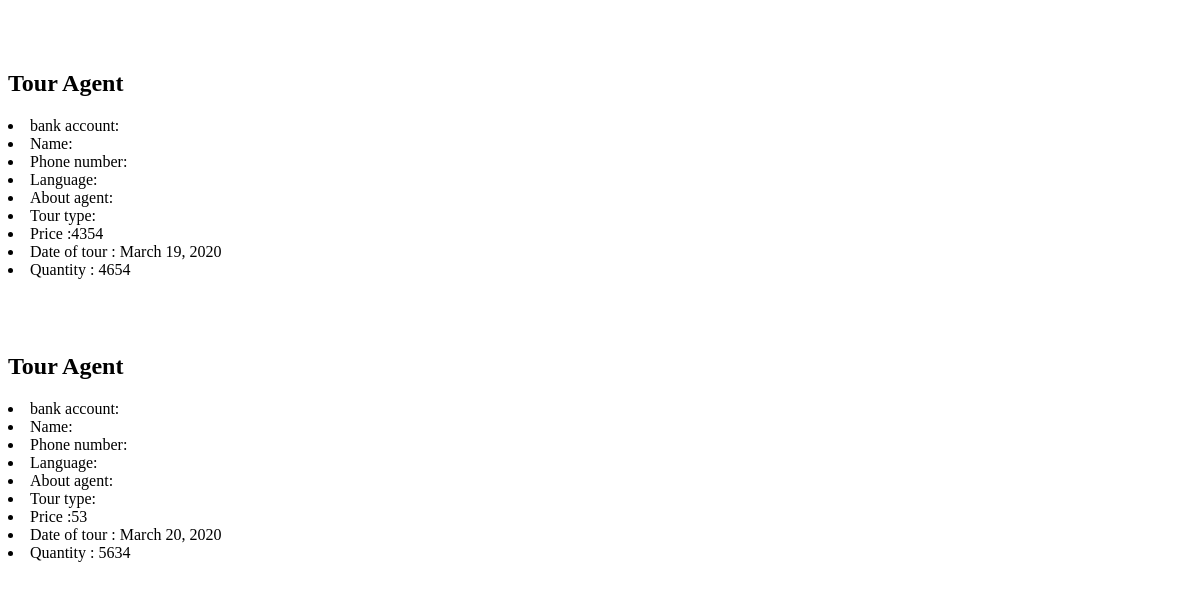
/tour_list (lower part), run on an earlier commit of the app's database.
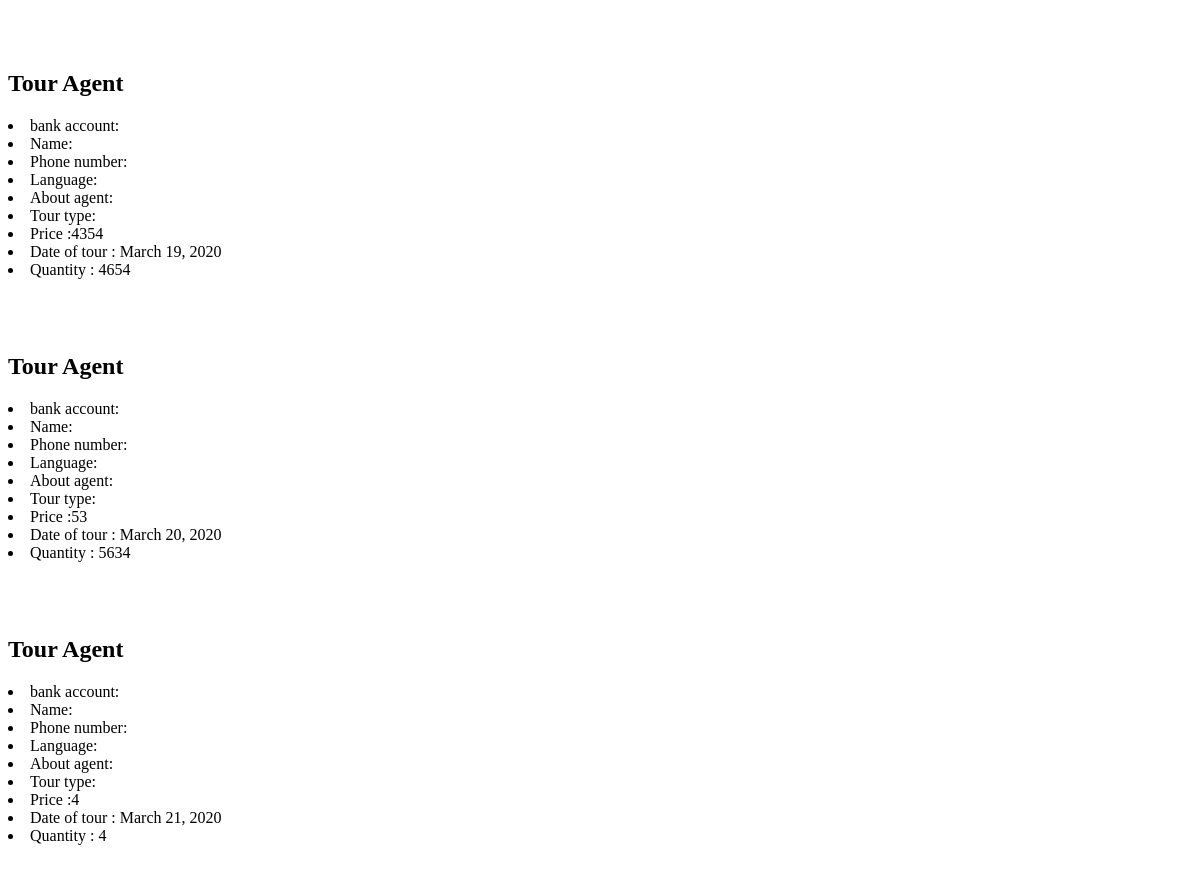
And on a later commit of the database.
### users/models.py (models this page shows, shortened)
class Tour(models.Model):
    name = models.CharField(max_length=255)
    tour = models.ForeignKey(TourAgents, on_delete=models.CASCADE)
    first_to_ten_price = models.IntegerField(default=0)
    date_of_tour = models.DateField(_("Date"), default=datetime.date.today)
    quantity = models.IntegerField(default=0)

### users/views.py (the view)
# urls.py: path('tour_list', views.tour_list, name='tour_list'),
def tour_list(request):
    tours = Tour.objects.all()
    tour_filter = TourFilter(request.GET, queryset=tours)
    def func_valid_input(key):
        try:
            name = request.GET[key]
        except:
            name = False
        return name
    name = func_valid_input('AgentSearch')
    price_start = func_valid_input('PriceStart')
    price_to = func_valid_input('PriceTo')
    date_start = func_valid_input('DateStart')
    date_end = func_valid_input('DateEnd')
    quantity = func_valid_input('Quantity')
    tours = tour_filter.qs
    if name:
        tours = tour_filter.qs.filter(user__name__contains=F"{name}",)
    if date_start and date_end:
        tours = tour_filter.qs.filter(date_of_tour__range=(date_start,date_end),)
    elif date_start and not date_end:
        date_end = "2100-01-01"
        tours = tour_filter.qs.filter(date_of_tour__range=(date_start,date_end),)
    elif not date_start and date_end:
        date_start = str(datetime.date.today())
        print(date_start)
        tours = tour_filter.qs.filter(date_of_tour__range=(date_start,date_end),)
    if price_start and price_to:
        tours = tours.filter(first_to_ten_price__range=(price_start,price_to),)
    elif price_start and not price_to:
        price_to = 10000000000
        tours = tours.filter(first_to_ten_price__range=(price_start,price_to),)
    elif not price_start and price_to:
        price_start = 0
        tours = tours.filter(first_to_ten_price__range=(price_start,price_to),)
    if quantity:
        quantity = int(quantity)
        tours = tour_filter.qs.filter(quantity=quantity,)
    context = {'tours':tours, 'tour_filter': tour_filter}
    return render(request, 'users/tour_list.html', context)

### users/models.py (called while the page is built)
    def __str__(self):
        return self.name

### users/templates/users/tour_list.html (shortened to what this page needs)
{% for i in tours %}
<h2>Tour Agent</h2>
<li>
	bank account: {{i.user.bank_account}}
</li>
<li>
	Name: {{i.user.name}}
</li>
<li>
	Phone number:{{i.user.phone_number}}
</li>
<li>
	Language: {{i.get_language_display }}
</li>
<li>
	About agent: {{i.about_me}}
</li>
<li>
	Tour type: {{ i.get_tour_type_display }}
</li>
<li>
	Price :{{i.first_to_ten_price}}
</li>
<li>
	Date of tour : {{i.date_of_tour }}
</li>
<li>
      Quantity : {{i.quantity }}
</li>
{% endfor %}

What changed in the data, as far as the page shows it:
added Tour: first_to_ten_price "4", date_of_tour "March 21, 2020", quantity "4"
